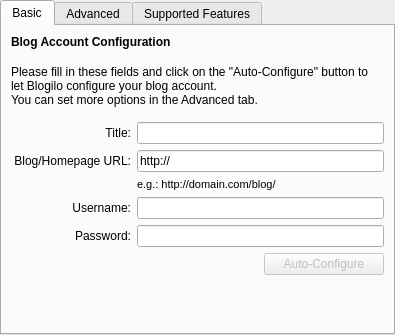
<?xml version="1.0" encoding="UTF-8"?>
<ui version="4.0">
 <class>AddEditBlogBase</class>
 <widget class="QTabWidget" name="AddEditBlogBase">
  <property name="geometry">
   <rect>
    <x>0</x>
    <y>0</y>
    <width>395</width>
    <height>335</height>
   </rect>
  </property>
  <property name="currentIndex">
   <number>0</number>
  </property>
  <widget class="QWidget" name="tabBasic">
   <attribute name="title">
    <string comment="Basic configurations">Basic</string>
   </attribute>
   <layout class="QGridLayout" name="gridLayout_2">
    <item row="0" column="0" colspan="3">
     <widget class="QLabel" name="label_18">
      <property name="font">
       <font>
        <weight>75</weight>
        <bold>true</bold>
       </font>
      </property>
      <property name="text">
       <string>Blog Account Configuration</string>
      </property>
      <property name="buddy">
       <cstring>txtUrl</cstring>
      </property>
     </widget>
    </item>
    <item row="2" column="0" colspan="3">
     <widget class="QLabel" name="label_4">
      <property name="sizePolicy">
       <sizepolicy hsizetype="Preferred" vsizetype="MinimumExpanding">
        <horstretch>0</horstretch>
        <verstretch>0</verstretch>
       </sizepolicy>
      </property>
      <property name="text">
       <string>Please fill in these fields and click on the &quot;Auto-Configure&quot; button to let Blogilo configure your blog account.
You can set more options in the Advanced tab.</string>
      </property>
      <property name="scaledContents">
       <bool>false</bool>
      </property>
      <property name="wordWrap">
       <bool>true</bool>
      </property>
      <property name="buddy">
       <cstring>txtUrl</cstring>
      </property>
     </widget>
    </item>
    <item row="3" column="0" colspan="3">
     <widget class="KSeparator" name="kseparator"/>
    </item>
    <item row="4" column="0">
     <widget class="QLabel" name="label_9">
      <property name="text">
       <string comment="Blog Title">Title:</string>
      </property>
      <property name="alignment">
       <set>Qt::AlignRight|Qt::AlignTrailing|Qt::AlignVCenter</set>
      </property>
      <property name="buddy">
       <cstring>txtTitle</cstring>
      </property>
     </widget>
    </item>
    <item row="5" column="0">
     <widget class="QLabel" name="label">
      <property name="text">
       <string>Blog/Homepage URL:</string>
      </property>
      <property name="alignment">
       <set>Qt::AlignRight|Qt::AlignTrailing|Qt::AlignVCenter</set>
      </property>
      <property name="buddy">
       <cstring>txtUrl</cstring>
      </property>
     </widget>
    </item>
    <item row="5" column="1" colspan="2">
     <widget class="KLineEdit" name="txtUrl">
      <property name="text">
       <string>http://</string>
      </property>
      <property name="clickMessage">
       <string>http://YourHomePage.com</string>
      </property>
      <property name="showClearButton" stdset="0">
       <bool>true</bool>
      </property>
     </widget>
    </item>
    <item row="6" column="1" colspan="2">
     <widget class="QLabel" name="label_17">
      <property name="font">
       <font>
        <pointsize>8</pointsize>
        <weight>50</weight>
        <bold>false</bold>
       </font>
      </property>
      <property name="text">
       <string>e.g.: http://domain.com/blog/</string>
      </property>
     </widget>
    </item>
    <item row="7" column="0">
     <widget class="QLabel" name="label_2">
      <property name="text">
       <string comment="Blog account Username">Username:</string>
      </property>
      <property name="alignment">
       <set>Qt::AlignRight|Qt::AlignTrailing|Qt::AlignVCenter</set>
      </property>
      <property name="buddy">
       <cstring>txtUser</cstring>
      </property>
     </widget>
    </item>
    <item row="7" column="1" colspan="2">
     <widget class="QLineEdit" name="txtUser"/>
    </item>
    <item row="8" column="0">
     <widget class="QLabel" name="label_3">
      <property name="text">
       <string>Password:</string>
      </property>
      <property name="alignment">
       <set>Qt::AlignRight|Qt::AlignTrailing|Qt::AlignVCenter</set>
      </property>
      <property name="buddy">
       <cstring>txtPass</cstring>
      </property>
     </widget>
    </item>
    <item row="8" column="1" colspan="2">
     <widget class="KLineEdit" name="txtPass">
      <property name="echoMode">
       <enum>QLineEdit::Password</enum>
      </property>
      <property name="urlDropsEnabled">
       <bool>false</bool>
      </property>
      <property name="showClearButton" stdset="0">
       <bool>true</bool>
      </property>
      <property name="passwordMode">
       <bool>true</bool>
      </property>
     </widget>
    </item>
    <item row="9" column="0" colspan="2">
     <spacer name="horizontalSpacer_2">
      <property name="orientation">
       <enum>Qt::Horizontal</enum>
      </property>
      <property name="sizeHint" stdset="0">
       <size>
        <width>40</width>
        <height>20</height>
       </size>
      </property>
     </spacer>
    </item>
    <item row="9" column="2">
     <widget class="QPushButton" name="btnAutoConf">
      <property name="enabled">
       <bool>false</bool>
      </property>
      <property name="text">
       <string>Auto-Configure</string>
      </property>
     </widget>
    </item>
    <item row="10" column="0" colspan="3">
     <spacer name="verticalSpacer_2">
      <property name="orientation">
       <enum>Qt::Vertical</enum>
      </property>
      <property name="sizeType">
       <enum>QSizePolicy::Expanding</enum>
      </property>
      <property name="sizeHint" stdset="0">
       <size>
        <width>0</width>
        <height>0</height>
       </size>
      </property>
     </spacer>
    </item>
    <item row="1" column="0" colspan="3">
     <widget class="KSeparator" name="kseparator_4"/>
    </item>
    <item row="4" column="1" colspan="2">
     <widget class="QLineEdit" name="txtTitle"/>
    </item>
   </layout>
  </widget>
  <widget class="QWidget" name="tabAdvanced">
   <attribute name="title">
    <string comment="Advanced configurations">Advanced</string>
   </attribute>
   <layout class="QGridLayout" name="gridLayout_3">
    <item row="0" column="0" colspan="3">
     <widget class="QLabel" name="label_5">
      <property name="font">
       <font>
        <weight>75</weight>
        <bold>true</bold>
       </font>
      </property>
      <property name="text">
       <string>Blog Account Configuration</string>
      </property>
      <property name="buddy">
       <cstring>txtUrl</cstring>
      </property>
     </widget>
    </item>
    <item row="2" column="0">
     <widget class="QLabel" name="label_6">
      <property name="text">
       <string comment="Name of the API which is used to communicate with Blog">API:</string>
      </property>
      <property name="alignment">
       <set>Qt::AlignRight|Qt::AlignTrailing|Qt::AlignVCenter</set>
      </property>
      <property name="buddy">
       <cstring>comboApi</cstring>
      </property>
     </widget>
    </item>
    <item row="2" column="1">
     <widget class="KComboBox" name="comboApi">
      <item>
       <property name="text">
        <string>Blogger 1.0 API</string>
       </property>
      </item>
      <item>
       <property name="text">
        <string>MetaWeblog API</string>
       </property>
      </item>
      <item>
       <property name="text">
        <string>MovableType API</string>
       </property>
      </item>
      <item>
       <property name="text">
        <string>Wordpress</string>
       </property>
      </item>
      <item>
       <property name="text">
        <string>Blogspot.com</string>
       </property>
      </item>
     </widget>
    </item>
    <item row="2" column="2">
     <spacer name="horizontalSpacer">
      <property name="orientation">
       <enum>Qt::Horizontal</enum>
      </property>
      <property name="sizeType">
       <enum>QSizePolicy::Preferred</enum>
      </property>
      <property name="sizeHint" stdset="0">
       <size>
        <width>20</width>
        <height>20</height>
       </size>
      </property>
     </spacer>
    </item>
    <item row="3" column="0">
     <widget class="QLabel" name="label_7">
      <property name="text">
       <string>Blog ID:</string>
      </property>
      <property name="alignment">
       <set>Qt::AlignRight|Qt::AlignTrailing|Qt::AlignVCenter</set>
      </property>
      <property name="buddy">
       <cstring>txtId</cstring>
      </property>
     </widget>
    </item>
    <item row="3" column="1">
     <widget class="KLineEdit" name="txtId"/>
    </item>
    <item row="3" column="2">
     <widget class="QPushButton" name="btnFetch">
      <property name="sizePolicy">
       <sizepolicy hsizetype="Expanding" vsizetype="Fixed">
        <horstretch>0</horstretch>
        <verstretch>0</verstretch>
       </sizepolicy>
      </property>
      <property name="text">
       <string comment="verb, fetch the blog ID from the web">Fetch ID</string>
      </property>
     </widget>
    </item>
    <item row="5" column="0" colspan="3">
     <spacer name="verticalSpacer">
      <property name="orientation">
       <enum>Qt::Vertical</enum>
      </property>
      <property name="sizeHint" stdset="0">
       <size>
        <width>20</width>
        <height>0</height>
       </size>
      </property>
     </spacer>
    </item>
    <item row="4" column="0">
     <widget class="QLabel" name="label_8">
      <property name="lineWidth">
       <number>1</number>
      </property>
      <property name="text">
       <string comment="Default direction of text in the blog">Default text direction:</string>
      </property>
      <property name="alignment">
       <set>Qt::AlignRight|Qt::AlignTrailing|Qt::AlignVCenter</set>
      </property>
      <property name="buddy">
       <cstring>comboDir</cstring>
      </property>
     </widget>
    </item>
    <item row="4" column="1">
     <widget class="KComboBox" name="comboDir">
      <item>
       <property name="text">
        <string>Left to Right</string>
       </property>
      </item>
      <item>
       <property name="text">
        <string>Right to Left</string>
       </property>
      </item>
     </widget>
    </item>
    <item row="1" column="0" colspan="3">
     <widget class="KSeparator" name="kseparator_2"/>
    </item>
   </layout>
  </widget>
  <widget class="QWidget" name="tab">
   <attribute name="title">
    <string>Supported Features</string>
   </attribute>
   <layout class="QGridLayout" name="gridLayout">
    <item row="2" column="0">
     <widget class="QLabel" name="label_11">
      <property name="text">
       <string>Create/Modify posts:</string>
      </property>
      <property name="alignment">
       <set>Qt::AlignRight|Qt::AlignTrailing|Qt::AlignVCenter</set>
      </property>
     </widget>
    </item>
    <item row="2" column="1">
     <widget class="QLabel" name="featureCreatePost"/>
    </item>
    <item row="17" column="0" colspan="2">
     <spacer name="verticalSpacer_3">
      <property name="orientation">
       <enum>Qt::Vertical</enum>
      </property>
      <property name="sizeType">
       <enum>QSizePolicy::Expanding</enum>
      </property>
      <property name="sizeHint" stdset="0">
       <size>
        <width>20</width>
        <height>0</height>
       </size>
      </property>
     </spacer>
    </item>
    <item row="9" column="0">
     <widget class="QLabel" name="label_14">
      <property name="text">
       <string>Support for categories:</string>
      </property>
      <property name="alignment">
       <set>Qt::AlignRight|Qt::AlignTrailing|Qt::AlignVCenter</set>
      </property>
     </widget>
    </item>
    <item row="10" column="0">
     <widget class="QLabel" name="label_16">
      <property name="text">
       <string>Support for tags:</string>
      </property>
      <property name="alignment">
       <set>Qt::AlignRight|Qt::AlignTrailing|Qt::AlignVCenter</set>
      </property>
     </widget>
    </item>
    <item row="9" column="1">
     <widget class="QLabel" name="featureCategories"/>
    </item>
    <item row="10" column="1">
     <widget class="QLabel" name="featureTags"/>
    </item>
    <item row="3" column="0">
     <widget class="QLabel" name="label_22">
      <property name="text">
       <string>Remove posts:</string>
      </property>
      <property name="alignment">
       <set>Qt::AlignRight|Qt::AlignTrailing|Qt::AlignVCenter</set>
      </property>
     </widget>
    </item>
    <item row="3" column="1">
     <widget class="QLabel" name="featureRemovePost"/>
    </item>
    <item row="4" column="0">
     <widget class="QLabel" name="label_12">
      <property name="text">
       <string>Fetch recent posts:</string>
      </property>
      <property name="alignment">
       <set>Qt::AlignRight|Qt::AlignTrailing|Qt::AlignVCenter</set>
      </property>
     </widget>
    </item>
    <item row="4" column="1">
     <widget class="QLabel" name="featurRecentPosts"/>
    </item>
    <item row="5" column="0">
     <widget class="QLabel" name="label_20">
      <property name="text">
       <string>Multipaged posts:</string>
      </property>
      <property name="alignment">
       <set>Qt::AlignRight|Qt::AlignTrailing|Qt::AlignVCenter</set>
      </property>
     </widget>
    </item>
    <item row="5" column="1">
     <widget class="QLabel" name="featureMultipagedPosts"/>
    </item>
    <item row="0" column="0" colspan="2">
     <widget class="QLabel" name="label_10">
      <property name="text">
       <string>Note: You can see a list of supported features for your blog after configuring it.</string>
      </property>
      <property name="wordWrap">
       <bool>true</bool>
      </property>
     </widget>
    </item>
    <item row="15" column="0">
     <widget class="QLabel" name="label_13">
      <property name="text">
       <string>Upload media:</string>
      </property>
      <property name="alignment">
       <set>Qt::AlignRight|Qt::AlignTrailing|Qt::AlignVCenter</set>
      </property>
     </widget>
    </item>
    <item row="15" column="1">
     <widget class="QLabel" name="featureUploadMedia"/>
    </item>
    <item row="16" column="0">
     <widget class="QLabel" name="label_15">
      <property name="text">
       <string>Create new categories:</string>
      </property>
      <property name="alignment">
       <set>Qt::AlignRight|Qt::AlignTrailing|Qt::AlignVCenter</set>
      </property>
     </widget>
    </item>
    <item row="16" column="1">
     <widget class="QLabel" name="featureCreateCategory"/>
    </item>
    <item row="1" column="0" colspan="2">
     <widget class="KSeparator" name="kseparator_3"/>
    </item>
   </layout>
  </widget>
 </widget>
 <customwidgets>
  <customwidget>
   <class>KComboBox</class>
   <extends>QComboBox</extends>
   <header>kcombobox.h</header>
   <container>1</container>
  </customwidget>
  <customwidget>
   <class>KLineEdit</class>
   <extends>QLineEdit</extends>
   <header>klineedit.h</header>
   <container>1</container>
  </customwidget>
  <customwidget>
   <class>KSeparator</class>
   <extends>QFrame</extends>
   <header>kseparator.h</header>
  </customwidget>
 </customwidgets>
 <tabstops>
  <tabstop>txtUrl</tabstop>
  <tabstop>txtUser</tabstop>
  <tabstop>txtPass</tabstop>
  <tabstop>btnAutoConf</tabstop>
  <tabstop>comboApi</tabstop>
  <tabstop>txtId</tabstop>
  <tabstop>btnFetch</tabstop>
  <tabstop>comboDir</tabstop>
 </tabstops>
 <resources/>
 <connections/>
</ui>
